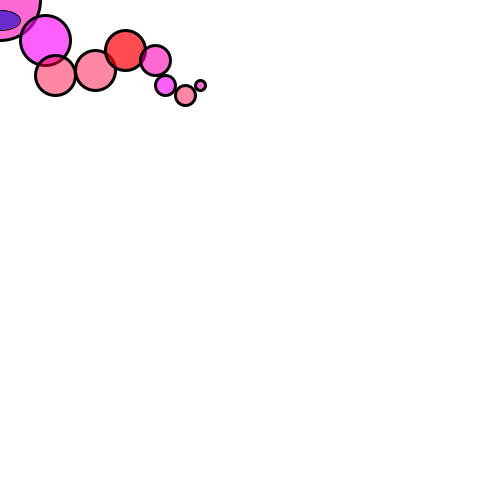
Frame 1 (no input)
Frame 60 (the mouse pressed at the canvas centre just before this capture): identical to frame 1, image omitted
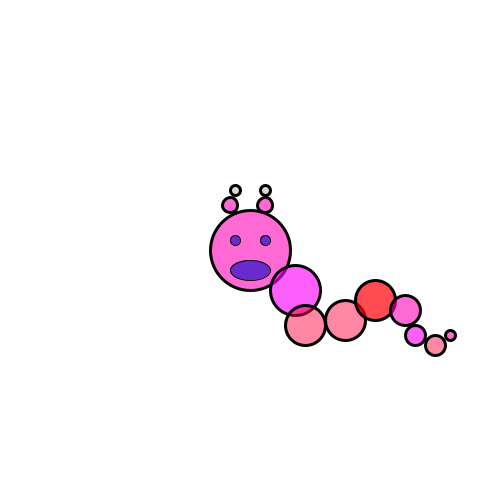
Frame 120 (the mouse held since frame 60 and released just before this capture)

The Processing sketch that drew these frames (run headless with seeded random() and noise(); from frame 60 on, the mouse is pressed at the canvas centre):

// Processing sketch: processing_22972
// ── processing_22972.pde


int catX = 225;
int catY = 150;

void setup() {
  background(255);
  stroke(0);
  size(500,500);
  fill(150,80,120);
}

void draw () {
  background(255);
  catX= mouseX;
  catY= mouseY;
  
  
  //face
  strokeWeight (3);
  fill(280,0,180,150);
  ellipse (catX,catY,80,80);

  ellipse(catX-20,catY-45,15,15);
  ellipse(catX+15,catY-45,15,15);

  fill(100,50,0,50);
  ellipse(catX-15,catY-60,10,10);
  ellipse(catX+15,catY-60,10,10);
  //eye
  strokeWeight (1);
  fill(0,0,200,150);
  ellipse (catX-15,catY-10,10,10);
  ellipse(catX+15,catY-10,10,10);
  //mouth
  ellipse (catX,catY+20,40,20);
  //first circle
  strokeWeight(3);
  fill(250,0,250,160);
  ellipse(catX+45,catY+40,50,50);

  fill (280,0,60,120);
  ellipse(catX+55,catY+75,40,40);

  fill (280,0,60,120);
  ellipse(catX+95,catY+70,40,40);

  fill (300,0,10,180);
  ellipse(catX+125,catY+50,40,40);

  fill (280,0,180,150);
  ellipse(catX+155,catY+60,30,30);

  fill (250,0,250,160);
  ellipse(catX+165,catY+85,20,20);

  fill (280,0,60,120);
  ellipse(catX+185,catY+95,20,20);

  fill (380,0,180,150);
  ellipse(catX+200,catY+85,10,10);
}
